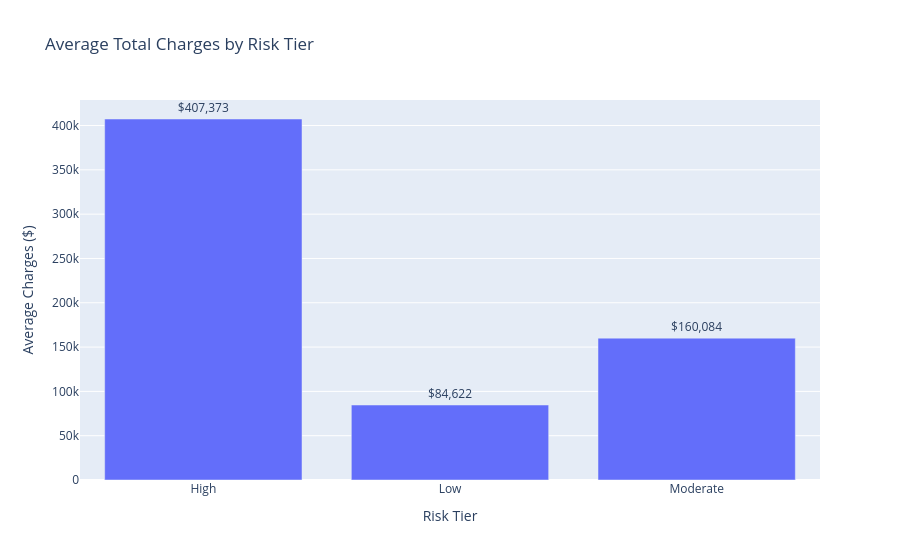

Write notebook code for a chart like this one.
### Markdown cell above
### Visualization 1 — Average Charges by Risk Tier

### Code cell
fig = px.bar(
    risk_profile_summary,
    x="Risk_Tier",
    y="Average_Charges",
    text="Average_Charges",
    title="Average Total Charges by Risk Tier",
    labels={
        "Risk_Tier": "Risk Tier",
        "Average_Charges": "Average Charges ($)"
    },
)

fig.update_traces(
    texttemplate="$%{text:,.0f}",
    textposition="outside",
)

fig.update_layout(showlegend=False)

fig.show()

### Figure 1 — Plotly figure (JSON) as saved in the notebook; plotly's stock layout.template omitted (floating-point values rounded to 4 significant figures)
{"data": [{"hovertemplate": "Risk Tier=%{x}<br>Average Charges ($)=%{text}<extra></extra>", "legendgroup": "", "marker": {"color": "#636efa", "pattern": {"shape": ""}}, "name": "", "orientation": "v", "showlegend": false, "text": [407400.0, 84620.0, 160100.0], "textposition": "outside", "texttemplate": "$%{text:,.0f}", "type": "bar", "x": ["High", "Low", "Moderate"], "xaxis": "x", "y": [407400.0, 84620.0, 160100.0], "yaxis": "y"}], "layout": {"barmode": "relative", "legend": {"tracegroupgap": 0}, "showlegend": false, "title": {"text": "Average Total Charges by Risk Tier"}, "xaxis": {"anchor": "y", "domain": [0, 1], "title": {"text": "Risk Tier"}}, "yaxis": {"anchor": "x", "domain": [0, 1], "title": {"text": "Average Charges ($)"}}}}
